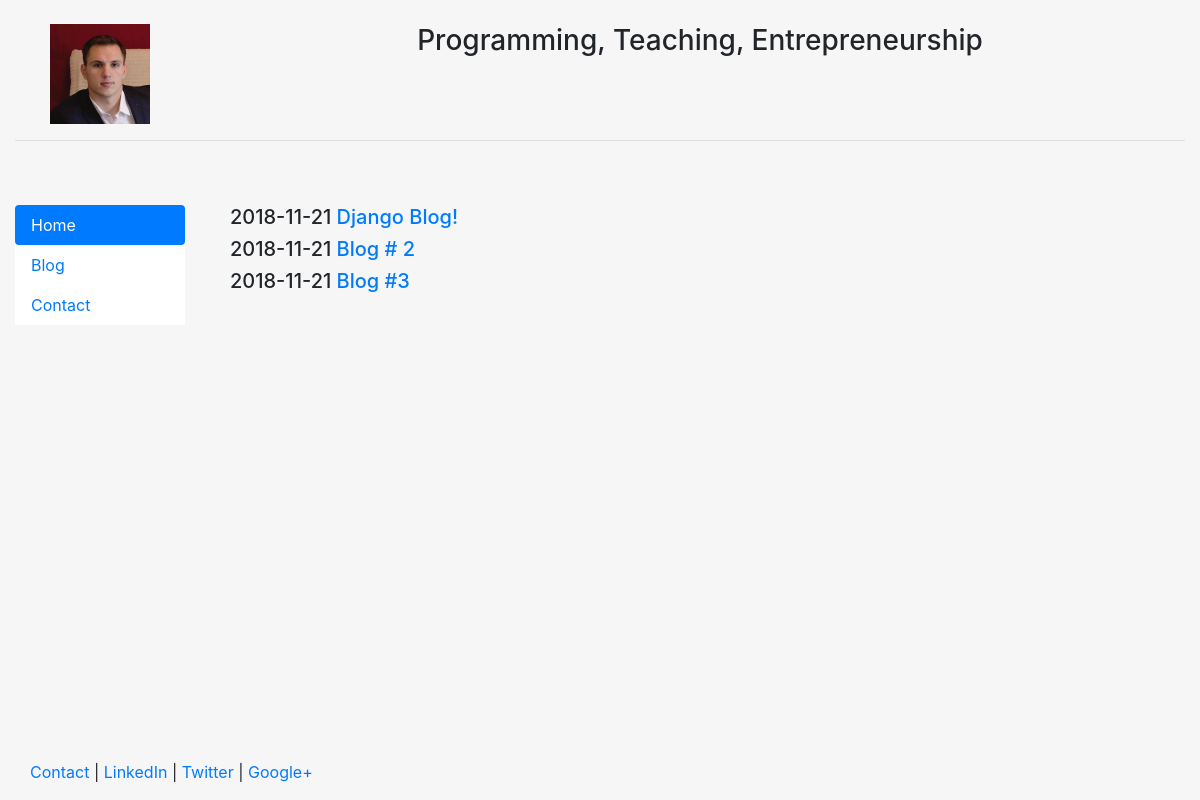
/blog/, run on an earlier commit of the app's database.
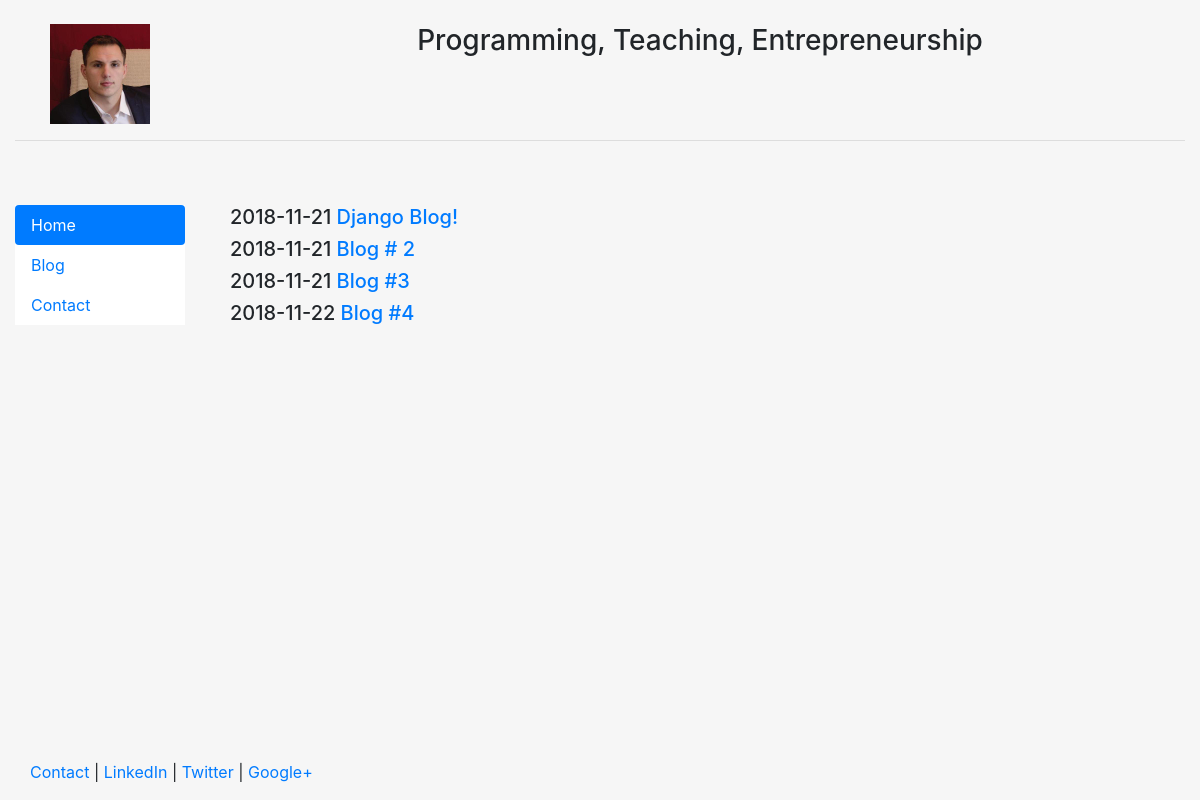
And on a later commit of the database.
### blog/models.py (models this page shows, shortened)
class Post(models.Model):
    title = models.CharField(max_length = 140)
    body = models.TextField()
    date = models.DateTimeField()

### blog/templates/blog/blog.html
{% extends "personal/header.html" %}
{% block content %}
    {% for post in object_list %}
    <h5>
        {{ post.date|date:"Y-m-d" }}
        <a href="/blog/{{post.id}}">
            {{ post.title }}
        </a>
    </h5>
    {% endfor %}
{% endblock %}

What changed in the data, as far as the page shows it:
added Post: date "2018-11-22", title "Blog #4"
